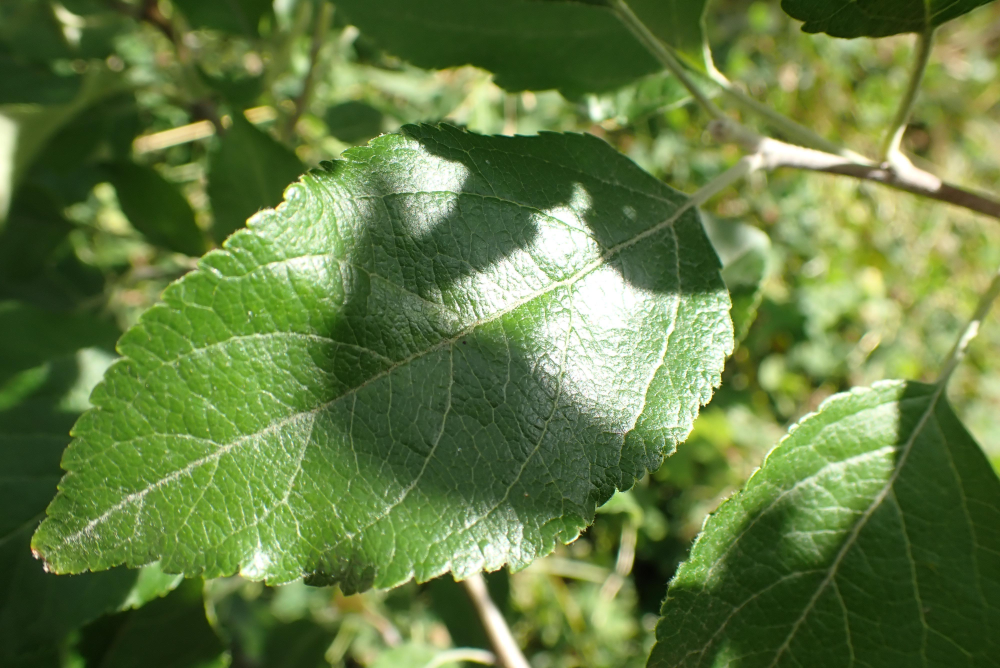
#> input picture images/B_training_set/Healthy_81ae4e721bc9277a.jpg, 4000 x 2672 px, found by its file name (shown at 1/4 size); its folder holds 4 pictures in this run
$ python image_resizer.py
#> lines starting #> are read from the running program, lines starting #| are printed output that depends on the picture
from PIL import Image
import os

path = 'images/B_training_set/'
destination = 'images/E_square_healthy/'

for image in os.listdir(path):
  im = Image.open(path + image)
#> im is the input picture: PIL image 4000x2672 RGB; mean R, G, B 100.2, 124, 66.4
  im = im.resize((128, 128))
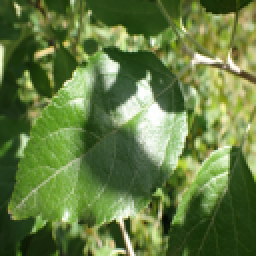
#> im: PIL image 128x128 RGB (shown 2 times larger); mean R, G, B 100.2, 124, 66.4
  im.save(destination + image)
#> pass 2 of the loop `for image in os.listdir(path):`:
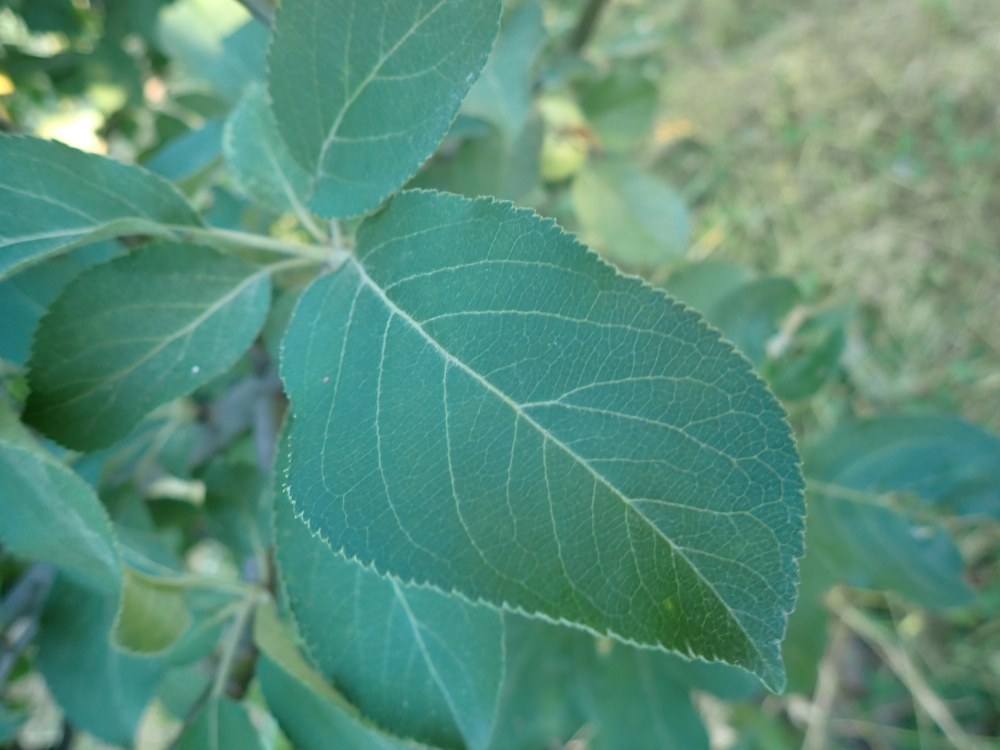
#> input picture images/B_training_set/Healthy_81b3f17d0c24ff03.jpg, 4000 x 3000 px, found by its file name (shown at 1/4 size)
#> im is the input picture: PIL image 4000x3000 RGB; mean R, G, B 90, 143, 121.9
#> `im = im.resize((128, 128))`:
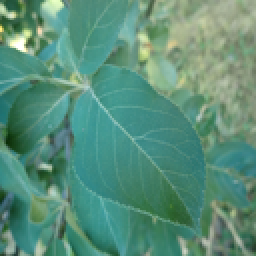
#> im: PIL image 128x128 RGB (shown 2 times larger); mean R, G, B 90, 143, 121.9
#> pass 3 of the loop `for image in os.listdir(path):`:
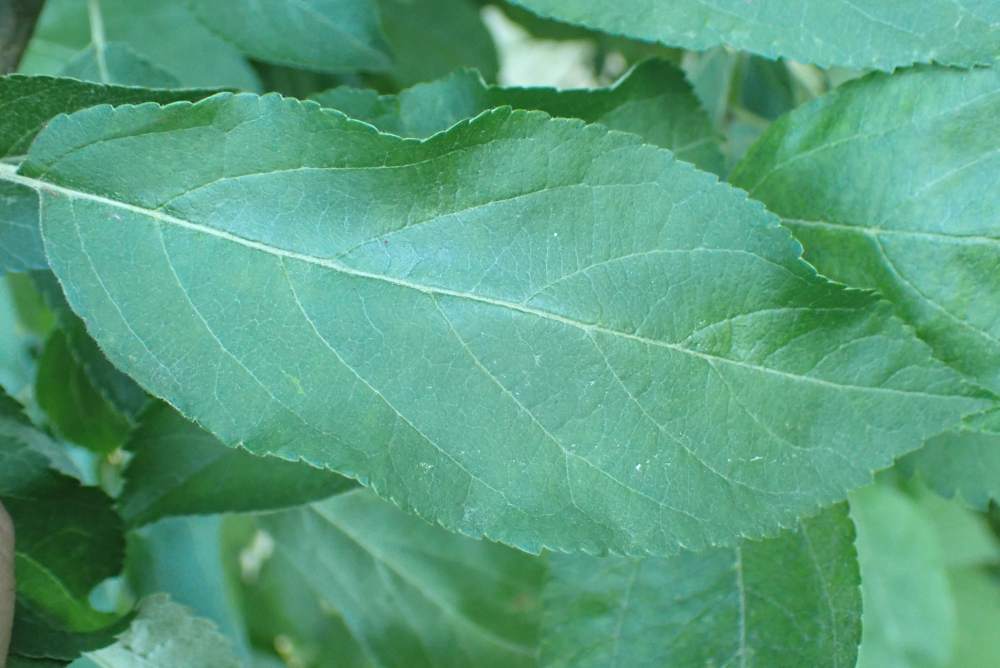
#> input picture images/B_training_set/Healthy_81f93115d0deb6a3.jpg, 4000 x 2672 px, found by its file name (shown at 1/4 size)
#> im is the input picture: PIL image 4000x2672 RGB; mean R, G, B 88.3, 159.5, 126
#> `im = im.resize((128, 128))`:
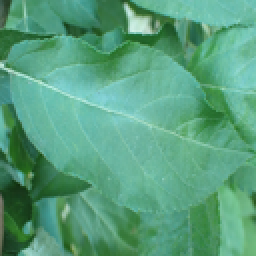
#> im: PIL image 128x128 RGB (shown 2 times larger); mean R, G, B 88.3, 159.5, 126
#> the loop made 4 passes; the first 3 are shown
